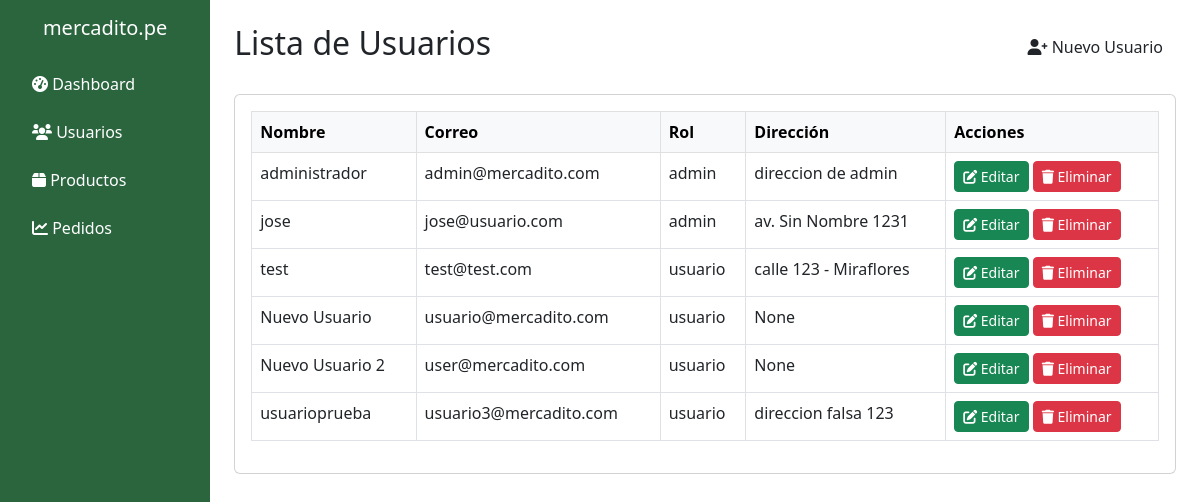
Page /dashboard/usuarios (signed in) on the committed database.
### models.py (models this page shows, shortened)
class Usuarios(db.Model):
    __tablename__ = 'usuarios'
    user_id = db.Column(db.Integer, primary_key=True)
    nombre = db.Column(db.String(100), nullable=False)
    email = db.Column(db.String(100), nullable=False, unique=True)
    username = db.Column(db.String(100), nullable=False, unique=True)
    password = db.Column(db.String(100), nullable=False)
    rol = db.Column(db.String(10), nullable=False, default='usuario')
    direccion = db.Column(db.String(255), nullable=True)

### app.py (the view)
@app.route('/dashboard/usuarios')
def dashboard_usuarios():
    if session.get('role') != 'admin':
        return redirect(url_for('index'))  # Redirige a index si no es admin
    usuarios = Usuarios.query.all()  # Aquí obtendrás todos los usuarios
    return render_template('dash-usuarios.html', usuarios=usuarios)

### templates/dash-usuarios.html (shortened to what this page needs)
<!DOCTYPE html>
<html lang="es">
<head>
  <link href="https://cdn.jsdelivr.net/npm/bootstrap@5.3.0-alpha3/dist/css/bootstrap.min.css" rel="stylesheet">
  <link rel="stylesheet" href="https://cdnjs.cloudflare.com/ajax/libs/font-awesome/6.0.0-beta3/css/all.min.css">
</head>
<body>
  <div class="d-flex">
    <div class="p-3 vh-100" style="width: 250px; background-color: #2A653E">
      <h5 class="text-center mb-4">
        <a href="{{ url_for('index') }}" style="text-decoration: none; color: white;">mercadito.pe</a>
    </h5>
      <ul class="nav flex-column">
        <li class="nav-item mb-2">
          <a class="nav-link text-white" href="{{ url_for('dashboard') }}">
            <i class="fas fa-tachometer-alt"></i> Dashboard
          </a>
        </li>
        <li class="nav-item mb-2">
          <a class="nav-link text-white" href="{{ url_for('dashboard_usuarios') }}">
            <i class="fas fa-users"></i> Usuarios
          </a>
        </li>
        <li class="nav-item mb-2">
          <a class="nav-link text-white" href="{{ url_for('dashboard_productos') }}">
            <i class="fas fa-box"></i> Productos
          </a>
        </li>
        <li class="nav-item mb-2">
          <a class="nav-link text-white" href="{{ url_for('gestion_pedidos') }}">
          <i class="fas fa-chart-line"></i> Pedidos
        </a>
      </li>
      </ul>
    </div>
    <div class="container-fluid p-4">
      <div class="d-flex justify-content-between align-items-center mb-4">
        <h2>Lista de Usuarios</h2>
        <button
          class="btn"
          data-bs-toggle="modal"
          data-bs-target="#newUserModal">
          <i class="fas fa-user-plus"></i> Nuevo Usuario
        </button>
      </div>
      <div class="card">
        <div class="card-body">
          <div class="table-responsive">
            <table class="table table-bordered table-hover">
              <thead class="table-light">
                <tr>
                  <th>Nombre</th>
                  <th>Correo</th>
                  <th>Rol</th>
                  <th>Dirección</th>
                  <th>Acciones</th>
                </tr>
              </thead>
              <tbody>
                {% for usuario in usuarios %}
                <tr>
                  <td>{{ usuario.nombre }}</td>
                  <td>{{ usuario.email }}</td>
                  <td>{{ usuario.rol }}</td>
                  <td>{{ usuario.direccion }}</td>
                  <td>
                    <button
                      class="btn btn-success btn-sm"
                      data-bs-toggle="modal"
                      data-bs-target="#editModal"
                      onclick="openEditModal({{ usuario.user_id }}, '{{ usuario.nombre }}', '{{ usuario.email }}', '{{ usuario.rol }}', '{{ usuario.direccion }}')">
                      <i class="fas fa-edit"></i> Editar
                    </button>
                    <form method="POST" action="{{ url_for('delete_user', user_id=usuario.user_id) }}" style="display:inline;">
                      <button class="btn btn-danger btn-sm"><i class="fas fa-trash"></i> Eliminar</button>
                    </form>
                  </td>
                </tr>
                {% endfor %}
              </tbody>
            </table>
          </div>
        </div>
      </div>
    </div>
  </div>
</body>
</html>

### rows in the picture
Usuarios: nombre "administrador", email "admin@mercadito.com", rol "admin", direccion "direccion de admin"
Usuarios: nombre "jose", email "jose@usuario.com", rol "admin", direccion "av. Sin Nombre 1231"
Usuarios: nombre "test", email "test@test.com", rol "usuario", direccion "calle 123 - Miraflores"
Usuarios: nombre "Nuevo Usuario", email "usuario@mercadito.com", rol "usuario", direccion "None"
Usuarios: nombre "Nuevo Usuario 2", email "user@mercadito.com", rol "usuario", direccion "None"
Usuarios: nombre "usuarioprueba", email "usuario3@mercadito.com", rol "usuario", direccion "direccion falsa 123"
